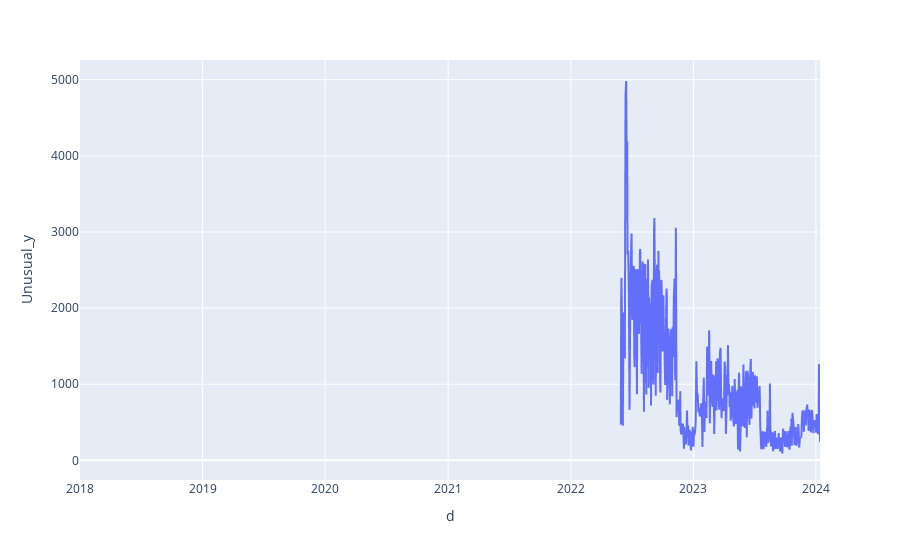

This figure's notebook cell:
### Code cell
import plotly.express as px
fig = px.line(df, x='d', y='Unusual_y')
fig.show()

### Figure 1 — Plotly figure (JSON) as saved in the notebook; plotly's stock layout.template omitted (floating-point values rounded to 4 significant figures; data arrays with more than 128 entries replaced by an {"elided": "..."} marker saying what was removed)
{"data": [{"hovertemplate": "d=%{x}<br>Unusual_y=%{y}<extra></extra>", "legendgroup": "", "line": {"color": "#636efa", "dash": "solid"}, "marker": {"symbol": "circle"}, "mode": "lines", "name": "", "showlegend": false, "type": "scattergl", "x": {"elided": "1492 str values"}, "xaxis": "x", "y": {"elided": "1492 int values"}, "yaxis": "y"}], "layout": {"legend": {"tracegroupgap": 0}, "margin": {"t": 60}, "xaxis": {"anchor": "y", "domain": [0, 1], "title": {"text": "d"}}, "yaxis": {"anchor": "x", "domain": [0, 1], "title": {"text": "Unusual_y"}}}}
